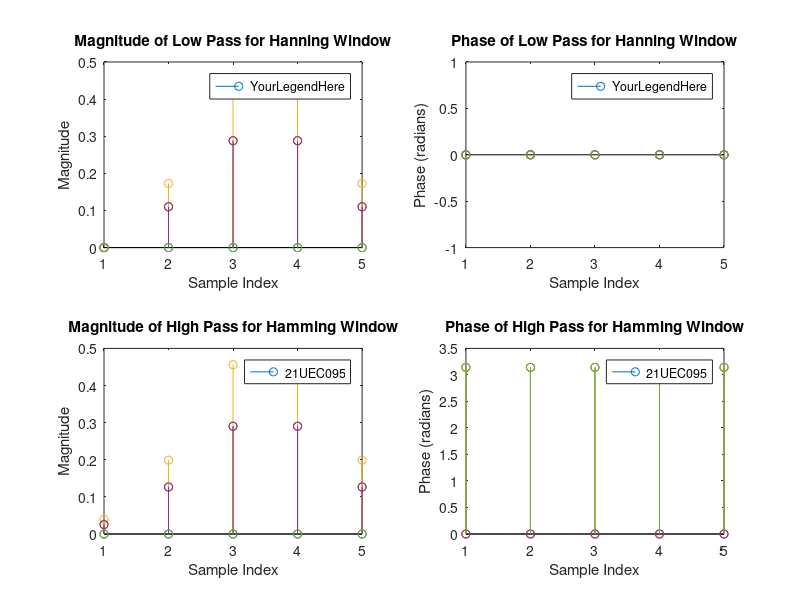

This figure's MATLAB source:
clc;
N = input('Enter the value of N: ');
f = linspace(0, pi, 0.01 * N);

W1 = zeros(1, N);
W2 = zeros(1, N);

a = (N - 1) / 2;
wc = pi / 2;

% Hanning window
for i = 1:N
    W1(i) = 0.5 - 0.5 * cos(2 * pi * (i - 1) / N);
end

% Hamming window
for i = 1:N
    W2(i) = 0.54 - 0.46 * cos(2 * pi * (i - 1) / N);
end

% Low pass for Hanning
hd = zeros(1, N);  % Initialize the impulse response
for i = 1:N
    hd(i) = (wc / pi) * sinc((wc * (i - 1 - a)) / pi);
end

% High pass for Hamming
ha = zeros(1, N);  % Initialize the impulse response
for i = 1:N
    ha(i) = ((-1)^i) * (wc / pi) * sinc((wc * (i - 1 - a)) / pi);
end

% Low pass response
hl = hd .* W1';

% High pass response
hh = ha .* W2';

% Calculate magnitude and phase
magnitude_hl = abs(hl);
phase_hl = angle(hl);

magnitude_hh = abs(hh);
phase_hh = angle(hh);

% Low pass spectrum - Magnitude
subplot(2, 2, 1);
stem(magnitude_hl);
title('Magnitude of Low Pass for Hanning Window');
xlabel('Sample Index');
ylabel('Magnitude');
legend('YourLegendHere'); % Replace 'YourLegendHere' with the desired legend

% Low pass spectrum - Phase
subplot(2, 2, 2);
stem(phase_hl);
title('Phase of Low Pass for Hanning Window');
xlabel('Sample Index');
ylabel('Phase (radians)');
legend('YourLegendHere'); % Replace 'YourLegendHere' with the desired legend

% High pass spectrum - Magnitude
subplot(2, 2, 3);
stem(magnitude_hh);
title('Magnitude of High Pass for Hamming Window');
xlabel('Sample Index');
ylabel('Magnitude');
legend('21UEC095'); % Replace 'YourLegendHere' with the desired legend

% High pass spectrum - Phase
subplot(2, 2, 4);
stem(phase_hh);
title('Phase of High Pass for Hamming Window');
xlabel('Sample Index');
ylabel('Phase (radians)');
legend('21UEC095'); % Replace 'YourLegendHere' with the desired legend
